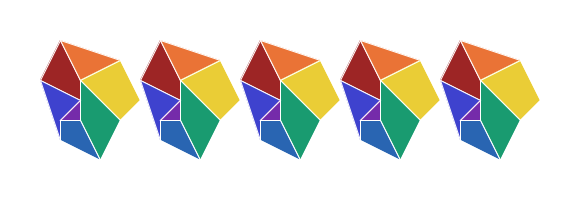
Frame 1 (no input)
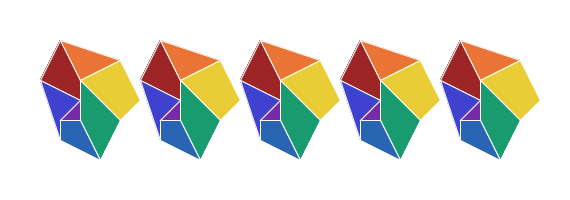
Frame 60 (the mouse pressed at the canvas centre just before this capture)
Frame 120 (the mouse held since frame 60 and released just before this capture): identical to frame 60, image omitted

The Processing sketch that drew these frames (run headless with seeded random() and noise(); from frame 60 on, the mouse is pressed at the canvas centre):

// Processing sketch: processing_21777
// ── processing_21777.pde

//P111
void setup(){
  size(570,200);
  background(255);

}
void draw(){
  for(int x=0; x<5;x++){
    pushMatrix();
    translate(x*100, 0);
    stroke(255);
    strokeWeight(1);
    fill(157,37,37);
    quad(60,40,40,80,80,100,80,80);
    fill(234,115,54);
    triangle(60,40,120,60,80,80);
    fill(234,205,54);
    quad(120,60,140,100,120,120,80,80);
    fill(25,155,112);
    quad(120,120,80,80,80,120,100,160);
    fill(41,101,178);
    quad(80,120,100,160,60,140,60,120);
    fill(62,66,206);
    quad(60,140,60,120,80,100,40,80);
    fill(117,43,170);
    triangle(60,120,80,100,80,120);
    popMatrix();
  }
}
